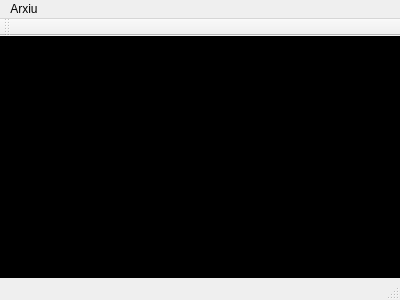
<?xml version="1.0" encoding="UTF-8"?>
<ui version="4.0">
 <class>MainWindow</class>
 <widget class="QMainWindow" name="MainWindow">
  <property name="geometry">
   <rect>
    <x>0</x>
    <y>0</y>
    <width>400</width>
    <height>300</height>
   </rect>
  </property>
  <property name="windowTitle">
   <string>MainWindow</string>
  </property>
  <widget class="QWidget" name="centralWidget">
   <property name="styleSheet">
    <string notr="true">background-color: rgb(0, 0, 0);</string>
   </property>
  </widget>
  <widget class="QMenuBar" name="menuBar">
   <property name="geometry">
    <rect>
     <x>0</x>
     <y>0</y>
     <width>400</width>
     <height>25</height>
    </rect>
   </property>
   <widget class="QMenu" name="menuArxiu">
    <property name="title">
     <string>Arxiu</string>
    </property>
    <addaction name="actionStart"/>
    <addaction name="actionStop"/>
   </widget>
   <addaction name="menuArxiu"/>
  </widget>
  <widget class="QToolBar" name="mainToolBar">
   <attribute name="toolBarArea">
    <enum>TopToolBarArea</enum>
   </attribute>
   <attribute name="toolBarBreak">
    <bool>false</bool>
   </attribute>
  </widget>
  <widget class="QStatusBar" name="statusBar"/>
  <action name="actionStart">
   <property name="text">
    <string>Start</string>
   </property>
  </action>
  <action name="actionStop">
   <property name="text">
    <string>Stop</string>
   </property>
  </action>
 </widget>
 <layoutdefault spacing="6" margin="11"/>
 <resources/>
 <connections/>
</ui>
